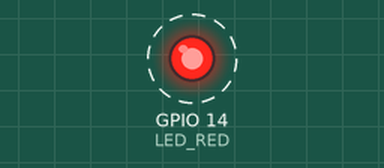
Recording of a sketch running on a simulated ESP32-S3. Parts: output pins drawn as LEDs (lit = HIGH). Dashed ring = blinking. WiFi joins after 1.5 s; servers stay silent unless stated; what the sketch prints to the serial monitor is not drawn.

Above: at 2.75 s.
Timing chart, 0 to 5.7 s (numbered marks = the images above):
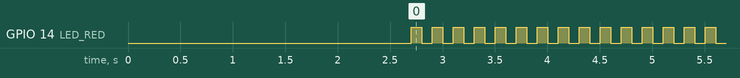

Measured:
- by itself, GPIO 14 (LED_RED): alternates HIGH for 0.10 s and LOW for 0.10 s

The sketch:

wifi_sta.ino
```cpp
#include <WiFi.h>
#define AP_ssid   "4G-UFI-D63F" //这里改成你的设备当前环境下要连接的接入点名字
#define password  "1234567890"         //这里改成你的设备当前环境下要连接的接入点密码
const IPAddress serverIP(192,168,100,229); //欲访问的服务器地址
uint16_t serverPort = 10000;         //服务器端口号
WiFiClient client; //声明一个客户端对象，用于与服务器进行连接
int i = 0;    //用来判定连接是否超时的累加量
#define  LED_RED  14
void WIFI_Init(void)
{
   //调用 WiFi.begin()函数，开始连接接入点
  Serial.println("Start Connect");
  WiFi.begin(AP_ssid, password);
  Serial.print("Going");
  Serial.println(AP_ssid);
    //这里的循环用来判断是否连接成功的。连接过程中每隔500毫秒会检查一次是否连接成功，，并打一个点表示正在连接中
  //连接成功后会给出提示，但是若60秒后还是没有连接上，则会提示超时
  while (WiFi.status() != WL_CONNECTED) {
    i++;
    delay(500);
    Serial.print(".");
    if (i > 120) { //60秒后如果还是连接不上，就判定为连接超时
      Serial.println("Time Out,Connect Fail");
      break;
    }
  }
  Serial.println("Connect Suecss");
  //这一部分用来输出连接网络的基本信息
  Serial.print("Woke Mode:");     // 告知用户设备当前工作模式
  Serial.println(WiFi.getMode());
  Serial.print("APname:");
  Serial.println(AP_ssid);            // 告知用户建立的接入点WiFi名
  Serial.print("Password:");
  Serial.println(password);        // 告知用户建立的接入点WiFi密码
  pinMode(LED_RED,OUTPUT);  //配置LED_RED端口模式为输出模式
 }

 void TCP_Connect(void)
 {
   while (client.connect(serverIP, serverPort)==0)
   {
      i++;
      delay(500);
      Serial.print("....");
      if (i > 120)
      { //60秒后如果还是连接不上，就判定为连接超时
        Serial.println("Time Out, TCP Connect Fail");
        break;
      }
    }
     Serial.println("TCP Connect Suecss");

 }

void setup() {

   Serial.begin(115200);  // 启动串口通讯，波特率设置为115200
   delay(1000);
   WIFI_Init();
   TCP_Connect();
}

void loop()
{
  client.print("WIFI TCPtest!");   //发数据到服务器
  Serial.println("WIFI TCPtest!");
  if (client.available()) //如果有数据可读取
  {
      String line = client.readStringUntil('\n'); //读取数据到换行符
      Serial.print("Read Data From Server:");
      Serial.println(line);
      client.write(line.c_str()); //将收到的数据回发
  }
  digitalWrite(LED_RED,HIGH);  //配置LED_RED端口为高电平，灯亮
  delay(100);
  digitalWrite(LED_RED,LOW);  //LED_RED输出低电平 灯灭
  delay(100);
}
```
